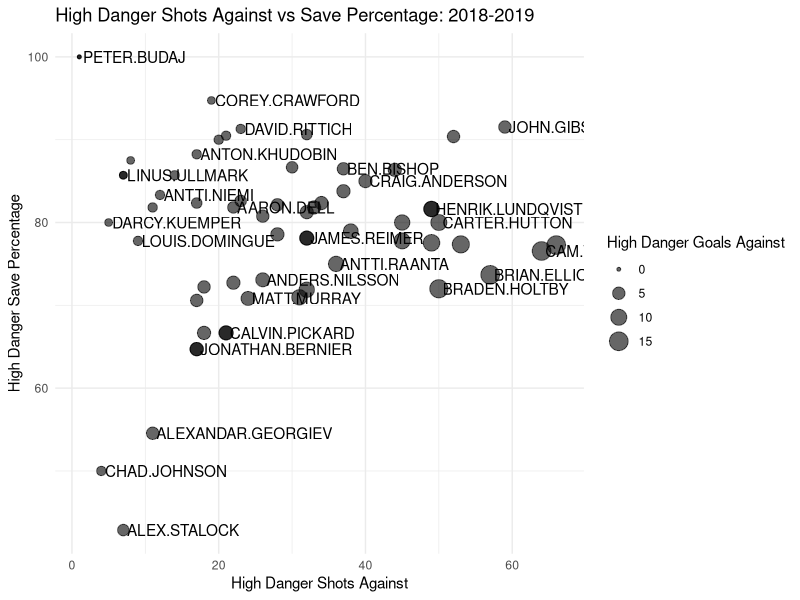
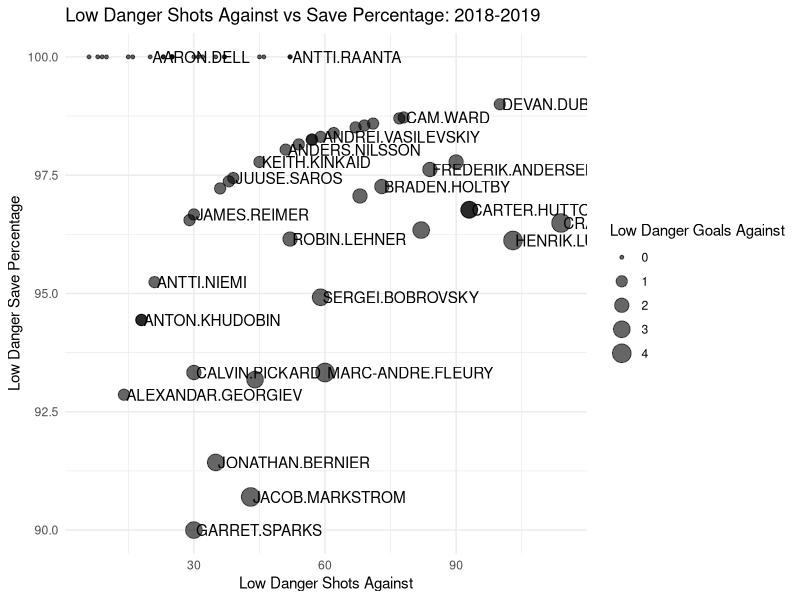
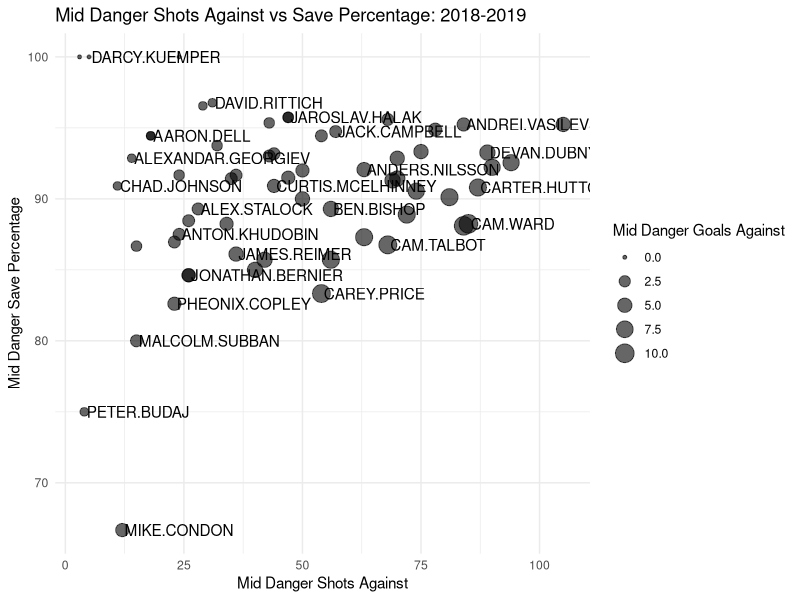

Source code (R) for these figures, in order: (Note: this script raises an error after producing the figures.)
Sys.setenv(TZ = 'EST')

library(ggplot2)

###############################################################################

this.dir <- dirname(parent.frame(2)$ofile)
setwd(this.dir)

rm(list = ls())

###############################################################################

current <- read.csv("data/goalie_stats_20182019.csv")
current = current[complete.cases(current),]

lowDanger <-
	data.frame(
		name = current["Player"][[1]],
		ldsa = current["LDSA"][[1]],
		ldsv = current["LDSv."][[1]],
		ldga = current["LDGA"][[1]]
	)
midDanger <-
	data.frame(
		name = current["Player"][[1]],
		mdsa = current["MDSA"][[1]],
		mdsv = current["MDSv."][[1]],
		mdga = current["MDGA"][[1]]
	)
highDanger <-
	data.frame(
		name = current["Player"][[1]],
		hdsa = current["HDSA"][[1]],
		hdsv = current["HDSv."][[1]],
		hdga = current["HDGA"][[1]]
	)

###############################################################################

ldGraph <- ggplot(lowDanger, aes(x = ldsa, y = ldsv)) +
	geom_point(alpha = 0.6, aes(size = ldga), show.legend = T) +
	theme_minimal() +
	geom_text(check_overlap = TRUE,
			  label = lowDanger$name,
			  hjust = 0,
			  nudge_x = 0.5) +
	ggtitle("Low Danger Shots Against vs Save Percentage: 2018-2019") +
	labs(x = "Low Danger Shots Against",
		 y = "Low Danger Save Percentage",
		 size = "Low Danger Goals Against")

mdGraph <- ggplot(midDanger, aes(x = mdsa, y = mdsv)) +
	geom_point(alpha = 0.6, aes(size = mdga), show.legend = T) +
	theme_minimal() +
	geom_text(check_overlap = TRUE,
			  label = midDanger$name,
			  hjust = 0,
			  nudge_x = 0.5) +
	ggtitle("Mid Danger Shots Against vs Save Percentage: 2018-2019") +
	labs(x = "Mid Danger Shots Against",
		 y = "Mid Danger Save Percentage",
		 size = "Mid Danger Goals Against")

hdGraph <- ggplot(highDanger, aes(x = hdsa, y = hdsv)) +
	geom_point(alpha = 0.6, aes(size = hdga), show.legend = T) +
	theme_minimal() +
	geom_text(check_overlap = TRUE,
			  label = highDanger$name,
			  hjust = 0,
			  nudge_x = 0.5) +
	ggtitle("High Danger Shots Against vs Save Percentage: 2018-2019") +
	labs(x = "High Danger Shots Against",
		 y = "High Danger Save Percentage",
		 size = "High Danger Goals Against")

###############################################################################

# saveGraph

saveGraph <- function(graph, filename) {
	ggsave(
		filename,
		plot = graph,
		height = 30,
		width = 50,
		units = "cm"
	)
}

###############################################################################

saveGraph(ldGraph, "images/low-danger.png")
saveGraph(mdGraph, "images/mid-danger.png")
saveGraph(hdGraph, "images/high-danger.png")
